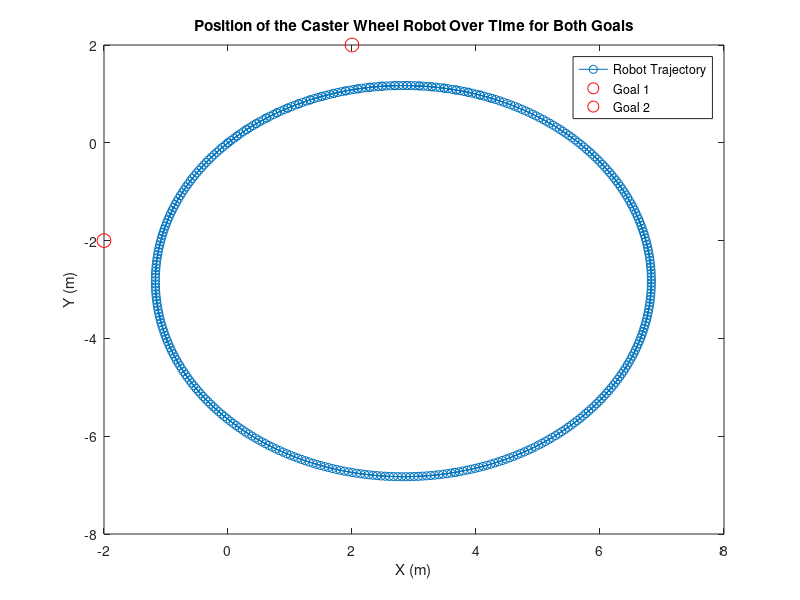

The MATLAB script that drew this image:
% Define the time steps and duration of the simulation
dt = 0.1;
t_max = 20;
t = 0:dt:t_max;

% Define the initial position and velocity of the robot
x0 = [0; 0; 2; pi/4];

% Define the two goals for the robot to reach
goal1 = [2; 2];
goal2 = [-2; -2];

% Define the control inputs (i.e., the wheel velocities)
u = [0.5; -0.5];

% "Define the ODE function to simulate the robot's motion"
% x(1) = x position
% x(2) = y position
% x(3) = linear velocity
% x(4) = orientation
ode_fun = @(t, x) [x(3)*cos(x(4)); x(3)*sin(x(4)); (u(1) + u(2))/2; (u(2) - u(1))/2];

% Use the ODE45 function to solve the ODE and obtain the position and orientation of the robot over time for the first goal
[t, X] = ode45(ode_fun, t, x0);

% Re-define the initial position and velocity for the second goal
x0 = X(end,:);
x0(3) = 2;

% Use the ODE45 function to solve the ODE and obtain the position and orientation of the robot over time for the second goal
[t, X2] = ode45(ode_fun, t, x0);

% Combine the position and orientation arrays for both goals
X = [X; X2];

% Plot the position of the robot over time for both goals
figure
plot(X(:,1), X(:,2), 'o-')
xlabel('X (m)')
ylabel('Y (m)')

title('Position of the Caster Wheel Robot Over Time for Both Goals')
hold on
plot(goal1(1), goal1(2), 'ro', 'MarkerSize', 10)
plot(goal2(1), goal2(2), 'ro', 'MarkerSize', 10)
legend('Robot Trajectory', 'Goal 1', 'Goal 2')



